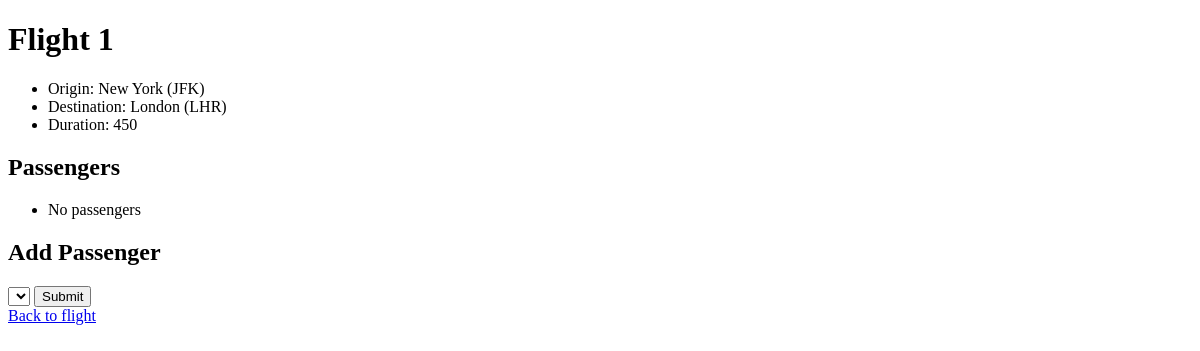
The page /flights/1 on the database as committed earlier.
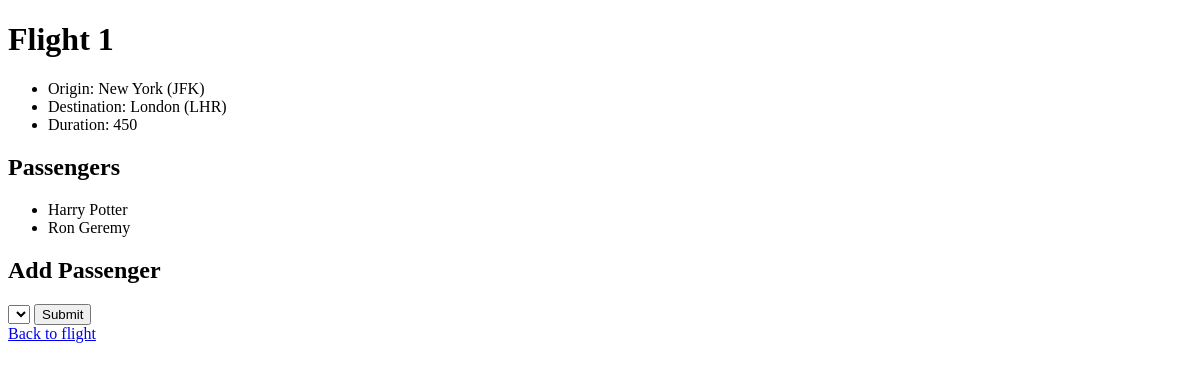
The same page on the database as committed later.
### flights/models.py (models this page shows, shortened)
class Flight(models.Model):
	origin = models.ForeignKey(Airport, on_delete=models.CASCADE, related_name="departures")
	destination = models.ForeignKey(Airport, on_delete=models.CASCADE, related_name="arrivals")
	duration = models.IntegerField()

class Airport(models.Model):
	code = models.CharField(max_length=3)
	city = models.CharField(max_length=64)
	def __str__(self) -> str:
	    return f"{self.city} ({self.code})"

class Passengers(models.Model):
	first = models.CharField(max_length=64)
	last = models.CharField(max_length=64)
	flights = models.ManyToManyField(Flight, blank=True, related_name="passengers")
	def __str__(self) -> str:
	    return f"{self.first} {self.last}"

### flights/views.py (the view)
# urls.py: path("<int:flight_id>", views.flight, name="flight"),
def flight(request, flight_id):
	flight = Flight.objects.get(pk=flight_id)
	return render(request, "flights/flight.html", {
		"flight": flight,
		"passengers": flight.passengers.all(),
		"non_passengers": Passengers.objects.exclude(flights=flight).all()
	})

### flights/templates/flights/flight.html (shortened to what this page needs)
{% extends "flights/layout.html" %} {% block body %}
<h1>Flight {{ flight.id }}</h1>
<ul>
  <li>Origin: {{ flight.origin}}</li>
  <li>Destination: {{ flight.destination}}</li>
  <li>Duration: {{ flight.duration}}</li>
</ul>
<h2>Passengers</h2>
<ul>
  {% for passenger in passengers %}
  <li>{{passenger}}</li>
  {% empty %}
  <li>No passengers</li>
  {% endfor %}
</ul>
<h2>Add Passenger</h2>
<form action="{% url 'book' flight.id %}" method="POST">
  <select name="passenger">
  </select>
  <input type="submit" />
</form>
<a href="{% url 'index' %}">Back to flight</a>
{% endblock %}

### flights/templates/flights/layout.html (shortened to what this page needs)
<!DOCTYPE html>
<html lang="en">
  <head>
  </head>
  <body>
    {% block body%} {% endblock %}
  </body>
</html>

Rows that differ between the two databases and show on the page:
added Passengers: first+last "Harry Potter"
added Passengers: first+last "Ron Geremy"
Other text that changed with them:
text no longer shown: "No passengers"
